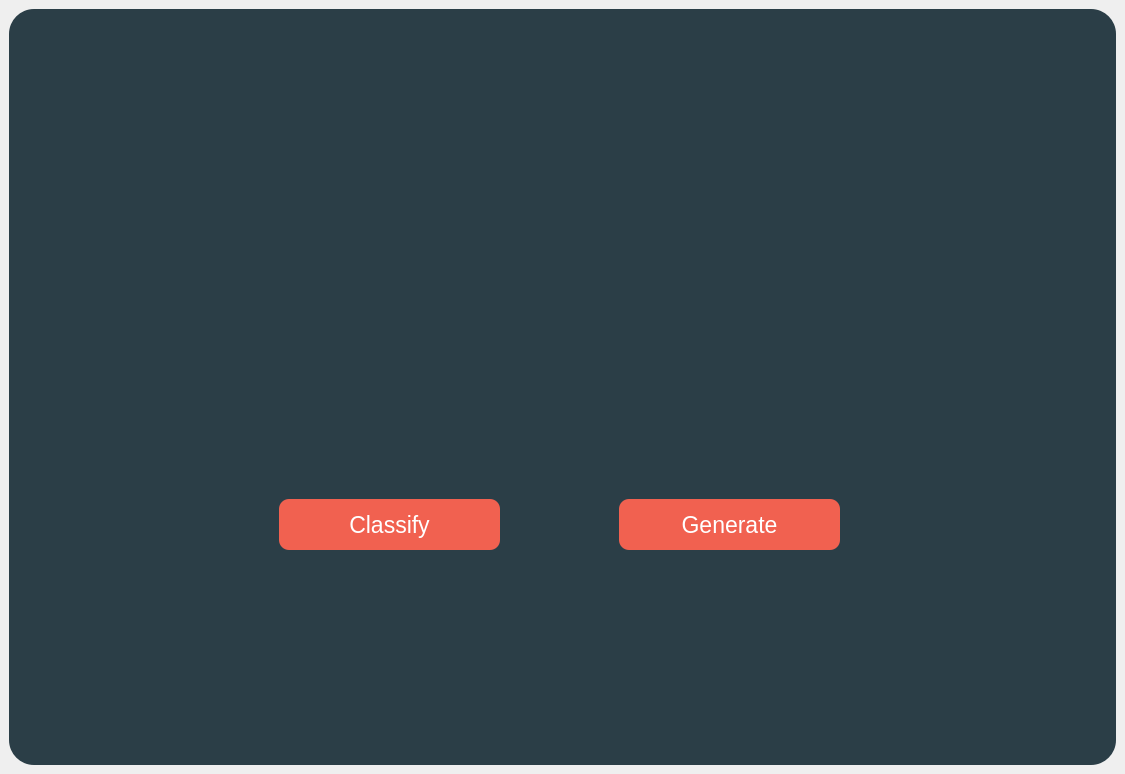
<?xml version="1.0" encoding="UTF-8"?>
<ui version="4.0">
 <class>MainWindow</class>
 <widget class="QMainWindow" name="MainWindow">
  <property name="geometry">
   <rect>
    <x>0</x>
    <y>0</y>
    <width>1125</width>
    <height>774</height>
   </rect>
  </property>
  <property name="windowTitle">
   <string>MainWindow</string>
  </property>
  <property name="layoutDirection">
   <enum>Qt::LeftToRight</enum>
  </property>
  <widget class="QWidget" name="centralwidget">
   <layout class="QHBoxLayout" name="horizontalLayout">
    <item>
     <widget class="QFrame" name="MainFrame">
      <property name="styleSheet">
       <string notr="true">background-color: #2b3e47;
border-radius: 25px;</string>
      </property>
      <property name="frameShape">
       <enum>QFrame::StyledPanel</enum>
      </property>
      <property name="frameShadow">
       <enum>QFrame::Raised</enum>
      </property>
      <widget class="QPushButton" name="classifyButton">
       <property name="geometry">
        <rect>
         <x>270</x>
         <y>490</y>
         <width>221</width>
         <height>51</height>
        </rect>
       </property>
       <property name="font">
        <font>
         <pointsize>17</pointsize>
        </font>
       </property>
       <property name="cursor">
        <cursorShape>PointingHandCursor</cursorShape>
       </property>
       <property name="styleSheet">
        <string notr="true">QPushButton{
	background-color:#f16150;
	color:#fff;
	border-radius:10px;
}
QPushButton:hover{
	background-color: rgb(185, 74, 61);
	color:#fff;
	border-radius:10px;
	font-size : 20px;
}
</string>
       </property>
       <property name="text">
        <string>Classify</string>
       </property>
      </widget>
      <widget class="QFrame" name="circle1">
       <property name="geometry">
        <rect>
         <x>20</x>
         <y>430</y>
         <width>351</width>
         <height>261</height>
        </rect>
       </property>
       <property name="styleSheet">
        <string notr="true">image: url(:/Images/Images/circle1.png);</string>
       </property>
       <property name="frameShape">
        <enum>QFrame::StyledPanel</enum>
       </property>
       <property name="frameShadow">
        <enum>QFrame::Raised</enum>
       </property>
      </widget>
      <widget class="QFrame" name="logo">
       <property name="geometry">
        <rect>
         <x>20</x>
         <y>10</y>
         <width>261</width>
         <height>141</height>
        </rect>
       </property>
       <property name="styleSheet">
        <string notr="true">image: url(:/Images/Images/logoAppWhite.png);</string>
       </property>
       <property name="frameShape">
        <enum>QFrame::StyledPanel</enum>
       </property>
       <property name="frameShadow">
        <enum>QFrame::Raised</enum>
       </property>
      </widget>
      <widget class="QFrame" name="circle2">
       <property name="geometry">
        <rect>
         <x>630</x>
         <y>60</y>
         <width>631</width>
         <height>661</height>
        </rect>
       </property>
       <property name="styleSheet">
        <string notr="true">image: url(:/Images/Images/circle1.png);</string>
       </property>
       <property name="frameShape">
        <enum>QFrame::StyledPanel</enum>
       </property>
       <property name="frameShadow">
        <enum>QFrame::Raised</enum>
       </property>
       <widget class="QFrame" name="robot">
        <property name="geometry">
         <rect>
          <x>-80</x>
          <y>10</y>
          <width>341</width>
          <height>291</height>
         </rect>
        </property>
        <property name="styleSheet">
         <string notr="true">image: url(:/Images/Images/robot.png);
background-color:transparent;</string>
        </property>
        <property name="frameShape">
         <enum>QFrame::StyledPanel</enum>
        </property>
        <property name="frameShadow">
         <enum>QFrame::Raised</enum>
        </property>
       </widget>
      </widget>
      <widget class="QFrame" name="circle3">
       <property name="geometry">
        <rect>
         <x>310</x>
         <y>190</y>
         <width>211</width>
         <height>171</height>
        </rect>
       </property>
       <property name="styleSheet">
        <string notr="true">image: url(:/Images/Images/circle2.png);
background-color:transparent;</string>
       </property>
       <property name="frameShape">
        <enum>QFrame::StyledPanel</enum>
       </property>
       <property name="frameShadow">
        <enum>QFrame::Raised</enum>
       </property>
      </widget>
      <widget class="QFrame" name="circle4">
       <property name="geometry">
        <rect>
         <x>490</x>
         <y>360</y>
         <width>101</width>
         <height>61</height>
        </rect>
       </property>
       <property name="styleSheet">
        <string notr="true">image: url(:/Images/Images/circle2.png);
background-color:transparent;</string>
       </property>
       <property name="frameShape">
        <enum>QFrame::StyledPanel</enum>
       </property>
       <property name="frameShadow">
        <enum>QFrame::Raised</enum>
       </property>
      </widget>
      <widget class="QPushButton" name="generateButton">
       <property name="geometry">
        <rect>
         <x>610</x>
         <y>490</y>
         <width>221</width>
         <height>51</height>
        </rect>
       </property>
       <property name="font">
        <font>
         <pointsize>17</pointsize>
        </font>
       </property>
       <property name="cursor">
        <cursorShape>PointingHandCursor</cursorShape>
       </property>
       <property name="layoutDirection">
        <enum>Qt::LeftToRight</enum>
       </property>
       <property name="styleSheet">
        <string notr="true">QPushButton{
	background-color:#f16150;
	color:#fff;
	border-radius:10px;
}
QPushButton:hover{
	background-color: rgb(185, 74, 61);
	color:#fff;
	border-radius:10px;
	font-size : 20px;
}</string>
       </property>
       <property name="text">
        <string>Generate</string>
       </property>
      </widget>
      <widget class="QFrame" name="windowNav">
       <property name="geometry">
        <rect>
         <x>1000</x>
         <y>10</y>
         <width>100</width>
         <height>40</height>
        </rect>
       </property>
       <property name="maximumSize">
        <size>
         <width>100</width>
         <height>40</height>
        </size>
       </property>
       <property name="styleSheet">
        <string notr="true">background-color:transparent;</string>
       </property>
       <property name="frameShape">
        <enum>QFrame::WinPanel</enum>
       </property>
       <property name="frameShadow">
        <enum>QFrame::Raised</enum>
       </property>
       <layout class="QHBoxLayout" name="horizontalLayout_2">
        <property name="spacing">
         <number>5</number>
        </property>
        <property name="leftMargin">
         <number>0</number>
        </property>
        <property name="topMargin">
         <number>0</number>
        </property>
        <property name="rightMargin">
         <number>0</number>
        </property>
        <property name="bottomMargin">
         <number>0</number>
        </property>
        <item>
         <widget class="QPushButton" name="minimizeButton">
          <property name="maximumSize">
           <size>
            <width>30</width>
            <height>30</height>
           </size>
          </property>
          <property name="cursor">
           <cursorShape>PointingHandCursor</cursorShape>
          </property>
          <property name="text">
           <string/>
          </property>
          <property name="icon">
           <iconset resource="home_screen.qrc">
            <normaloff>:/Images/Images/minimize.png</normaloff>:/Images/Images/minimize.png</iconset>
          </property>
          <property name="iconSize">
           <size>
            <width>30</width>
            <height>30</height>
           </size>
          </property>
         </widget>
        </item>
        <item>
         <widget class="QPushButton" name="closeButton">
          <property name="maximumSize">
           <size>
            <width>50</width>
            <height>50</height>
           </size>
          </property>
          <property name="cursor">
           <cursorShape>PointingHandCursor</cursorShape>
          </property>
          <property name="text">
           <string/>
          </property>
          <property name="icon">
           <iconset resource="home_screen.qrc">
            <normaloff>:/Images/Images/close.png</normaloff>:/Images/Images/close.png</iconset>
          </property>
          <property name="iconSize">
           <size>
            <width>30</width>
            <height>30</height>
           </size>
          </property>
         </widget>
        </item>
       </layout>
      </widget>
      <zorder>logo</zorder>
      <zorder>circle1</zorder>
      <zorder>circle2</zorder>
      <zorder>circle3</zorder>
      <zorder>classifyButton</zorder>
      <zorder>circle4</zorder>
      <zorder>generateButton</zorder>
      <zorder>windowNav</zorder>
     </widget>
    </item>
   </layout>
  </widget>
 </widget>
 <resources>
  <include location="home_screen.qrc"/>
 </resources>
 <connections/>
</ui>
